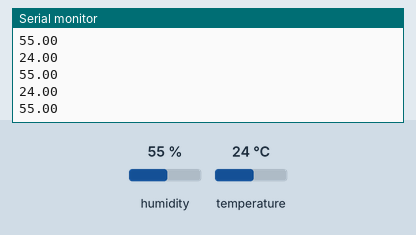
Recording of a sketch running on a simulated Arduino Uno, built with avr-gcc and run on an emulated ATmega328P. Shown: the last lines printed to the serial monitor. The inputs (shaded band) are chosen by the test bench; at power-on: humidity 55 %, temperature 24 °C.

Above: at 3.3 s.
3.4 s: humidity set to 22 %
At 4.89 s:
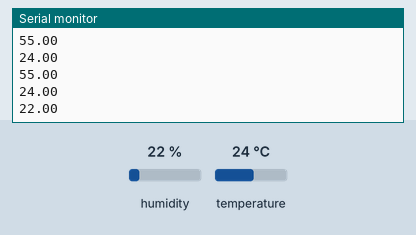
6.2 s: temperature set to 12 °C
At 6.2 s:
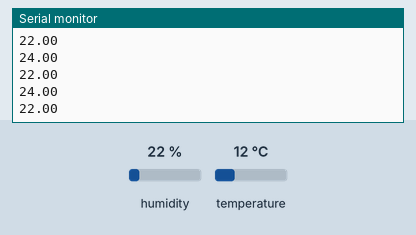
9.0 s: humidity set to 40 %
At 9.44 s:
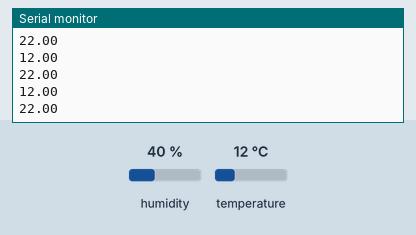
Timing chart, 0 to 12.0 s (numbered marks = the images above; inputs shaded):
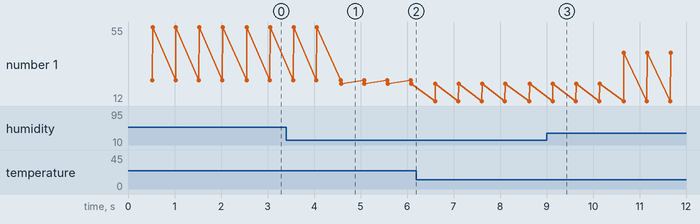

The sketch:

Final_Code.ino
```cpp
#include "DHT.h"

#define DHTPIN 2     // Digital pin connected to the DHT sensor

#define DHTTYPE DHT11   // DHT 11


DHT dht(DHTPIN, DHTTYPE);


void setup() {
  Serial.begin(9600);
  Serial.println("DHT Final");

  dht.begin();
}

void loop() {
  // Wait a few seconds between measurements.
  delay(500);

  // Reading temperature or humidity takes about 250 milliseconds!
  // Sensor readings may also be up to 2 seconds 'old' (its a very slow sensor)
  float h = dht.readHumidity();
  // Read temperature as Celsius
  float t = dht.readTemperature();
  // Read temperature as Fahrenheit
  float f = dht.readTemperature(true);

  // Check if any reads failed and exit early (to try again).
  if (isnan(h) || isnan(t) || isnan(f)) {
    Serial.println("Failed to read from DHT sensor!");
    return;
  }

  // Compute heat index
  // Must send in temp in Fahrenheit!
  float hif = dht.computeHeatIndex(f, h);
  //Compute heat index in Celcius(isFahrenheit = false)
  float hic = dht.computeHeatIndex(t,h,false);

Serial.println(t);
Serial.println(h);
}
```

Measured:
- after the input at 3.4 s, the serial monitor: prints a new line after 1.2 s (image 1)
- plotted number 1: 55 → 22 after the input at 3.4 s, 22 → 40 after the input at 9.0 s
